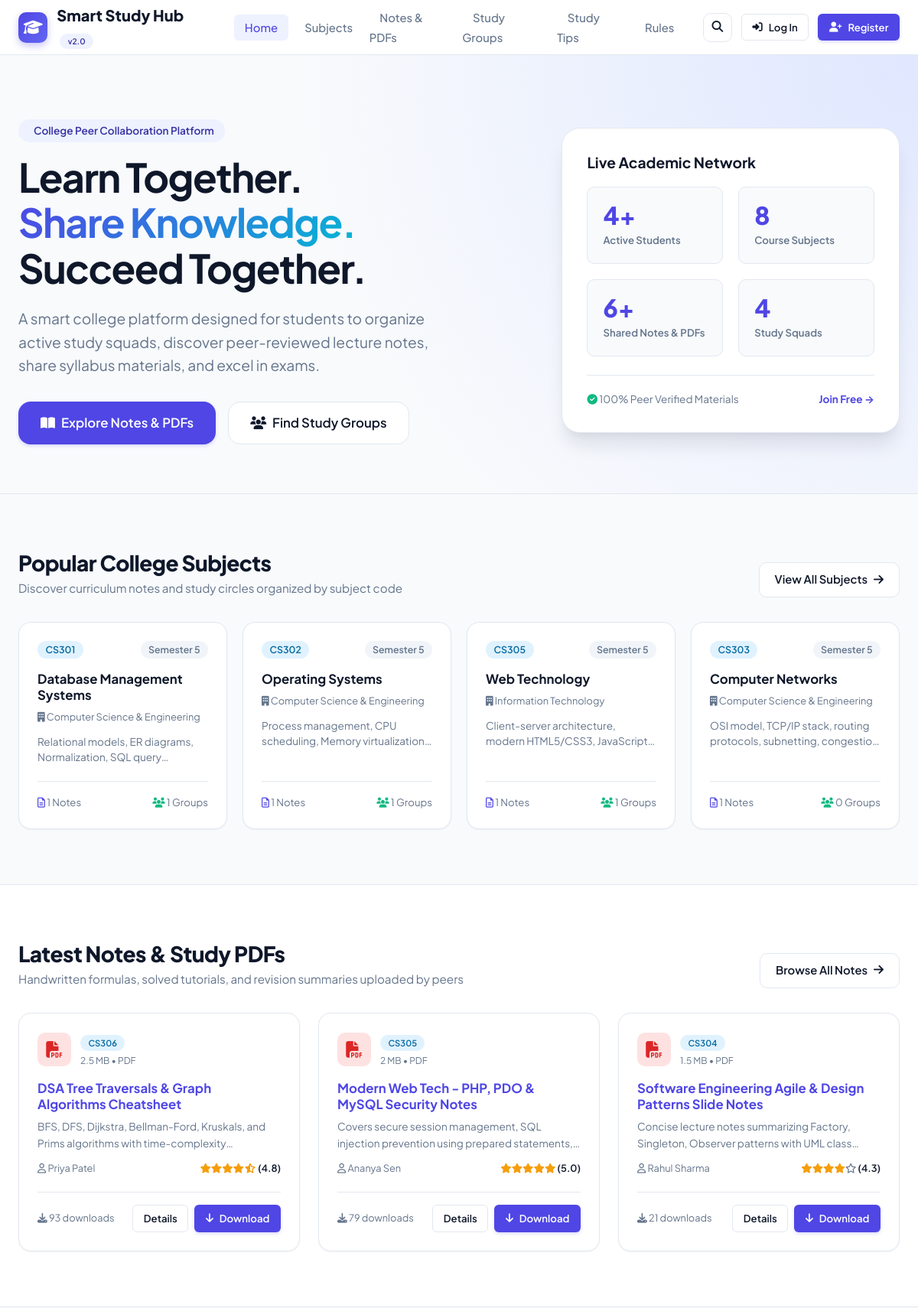
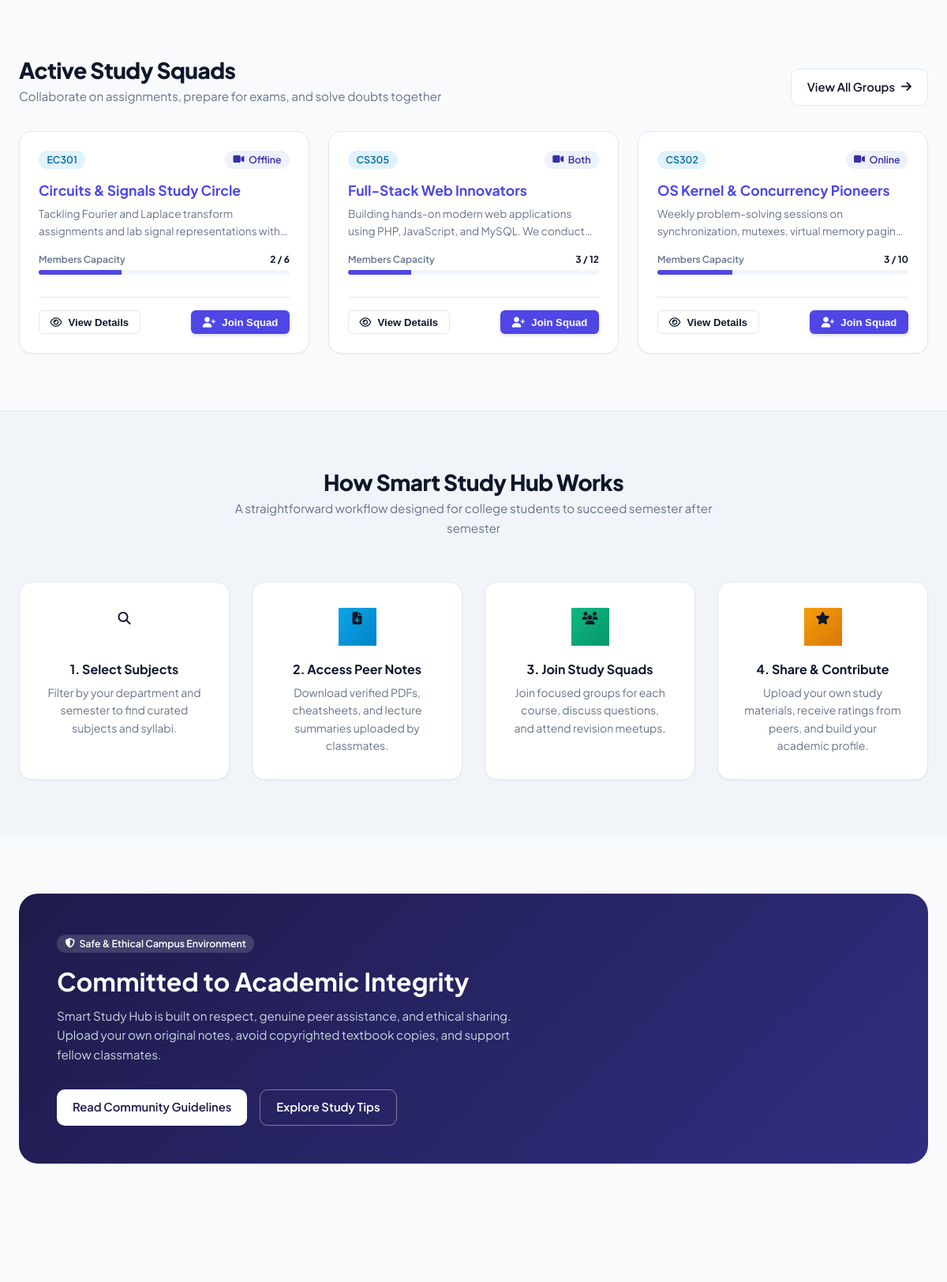
The page / (upper part) on the database its author committed (2 pictures, top to bottom).
### tables this page shows
CREATE TABLE IF NOT EXISTS `subjects` (
  `id` INT AUTO_INCREMENT PRIMARY KEY,
  `subject_code` VARCHAR(20) NOT NULL UNIQUE,
  `subject_name` VARCHAR(150) NOT NULL,
  `department` VARCHAR(100) NOT NULL,
  `semester` VARCHAR(20) NOT NULL,
  `description` TEXT,
  `created_at` TIMESTAMP DEFAULT CURRENT_TIMESTAMP
);

CREATE TABLE IF NOT EXISTS `notes` (
  `id` INT AUTO_INCREMENT PRIMARY KEY,
  `user_id` INT NOT NULL,
  `subject_id` INT NOT NULL,
  `title` VARCHAR(200) NOT NULL,
  `description` TEXT,
  `tags` VARCHAR(255) DEFAULT NULL,
  `file_name` VARCHAR(255) NOT NULL,
  `file_path` VARCHAR(255) NOT NULL,
  `file_type` VARCHAR(50) NOT NULL,
  `file_size` INT NOT NULL,
  `downloads` INT DEFAULT 0,
  `average_rating` DECIMAL(3,2) DEFAULT 0.00,
  `created_at` TIMESTAMP DEFAULT CURRENT_TIMESTAMP,
  INDEX (`user_id`),
  INDEX (`subject_id`),
  CONSTRAINT `fk_notes_user` FOREIGN KEY (`user_id`) REFERENCES `users` (`id`) ON DELETE CASCADE,
  CONSTRAINT `fk_notes_subject` FOREIGN KEY (`subject_id`) REFERENCES `subjects` (`id`) ON DELETE CASCADE
);

CREATE TABLE IF NOT EXISTS `users` (
  `id` INT AUTO_INCREMENT PRIMARY KEY,
  `name` VARCHAR(100) NOT NULL,
  `email` VARCHAR(150) NOT NULL UNIQUE,
  `student_id` VARCHAR(50) NOT NULL,
  `department` VARCHAR(100) NOT NULL,
  `semester` VARCHAR(20) NOT NULL,
  `password` VARCHAR(255) NOT NULL,
  `role` ENUM('student', 'admin') DEFAULT 'student',
  `profile_image` VARCHAR(255) DEFAULT 'default_avatar.png',
  `bio` TEXT DEFAULT NULL,
  `status` ENUM('active', 'suspended') DEFAULT 'active',
  `created_at` TIMESTAMP DEFAULT CURRENT_TIMESTAMP
);

CREATE TABLE IF NOT EXISTS `study_groups` (
  `id` INT AUTO_INCREMENT PRIMARY KEY,
  `creator_id` INT NOT NULL,
  `subject_id` INT NOT NULL,
  `group_name` VARCHAR(150) NOT NULL,
  `description` TEXT,
  `department` VARCHAR(100) NOT NULL,
  `semester` VARCHAR(20) NOT NULL,
  `max_members` INT DEFAULT 10,
  `meeting_preference` ENUM('Online', 'Offline', 'Both') DEFAULT 'Online',
  `status` ENUM('active', 'archived') DEFAULT 'active',
  `created_at` TIMESTAMP DEFAULT CURRENT_TIMESTAMP,
  INDEX (`creator_id`),
  INDEX (`subject_id`),
  CONSTRAINT `fk_groups_creator` FOREIGN KEY (`creator_id`) REFERENCES `users` (`id`) ON DELETE CASCADE,
  CONSTRAINT `fk_groups_subject` FOREIGN KEY (`subject_id`) REFERENCES `subjects` (`id`) ON DELETE CASCADE
);

### index.php (the view, shortened to what the rows shown need)
<?php
require_once __DIR__ . '/includes/functions.php';
$pdo = getDBConnection();
$popularSubjects = $pdo->query("
    SELECT s.*,
           (SELECT COUNT(*) FROM notes WHERE subject_id = s.id) as note_count,
           (SELECT COUNT(*) FROM study_groups WHERE subject_id = s.id AND status = 'active') as group_count
    FROM subjects s
    ORDER BY note_count DESC, group_count DESC
    LIMIT 4
")->fetchAll();
$latestNotes = $pdo->query("
    SELECT n.*, s.subject_code, s.subject_name, u.name as author_name
    FROM notes n
    JOIN subjects s ON n.subject_id = s.id
    JOIN users u ON n.user_id = u.id
    ORDER BY n.created_at DESC
    LIMIT 3
")->fetchAll();
$activeGroups = $pdo->query("
    SELECT g.*, s.subject_code, s.subject_name, u.name as creator_name,
           (SELECT COUNT(*) FROM group_members WHERE group_id = g.id) as member_count
    FROM study_groups g
    JOIN subjects s ON g.subject_id = s.id
    JOIN users u ON g.creator_id = u.id
    WHERE g.status = 'active'
    ORDER BY g.created_at DESC
    LIMIT 3
")->fetchAll();
$userJoinedGroups = [];
require_once __DIR__ . '/includes/header.php';
?>
<section class="hero-section">
    <div class="container">
        <div class="hero-grid">
            <div>
                <h1 class="hero-title">
                    Learn Together.<br>
                    <span class="gradient-text">Share Knowledge.</span><br>
                    Succeed Together.
                </h1>
            </div>
        </div>
    </div>
</section>
<section style="padding: 4.5rem 0;">
    <div class="container">
        <div class="section-header">
            <div>
                <h2 class="section-title">Popular College Subjects</h2>
            </div>
        </div>
        <div class="grid-4">
            <?php foreach ($popularSubjects as $subject): ?>
                <div class="card">
                    <div class="card-header">
                        <span class="badge badge-secondary"><?= e($subject['subject_code']) ?></span>
                        <span class="badge badge-neutral"><?= e($subject['semester']) ?></span>
                    </div>
                    <div class="card-body">
                        <h4 class="card-title" style="margin-bottom: 0.5rem; font-size: 1.05rem;">
                            <?= e($subject['subject_name']) ?>
                        </h4>
                        <div class="text-muted" style="font-size: 0.8rem; margin-bottom: 0.75rem;">
                            <i class="fas fa-building"></i> <?= e($subject['department']) ?>
                        </div>
                        <p style="font-size: 0.85rem; color: var(--text-muted); line-height: 1.5; display: -webkit-box; -webkit-line-clamp: 2; -webkit-box-orient: vertical; overflow: hidden;">
                            <?= e($subject['description']) ?>
                        </p>
                    </div>
                    <div class="card-footer" style="font-size: 0.825rem; color: var(--text-muted);">
                        <span><i class="far fa-file-alt text-primary"></i> <?= $subject['note_count'] ?> Notes</span>
                        <span><i class="fas fa-users text-accent"></i> <?= $subject['group_count'] ?> Groups</span>
                    </div>
                </div>
            <?php endforeach; ?>
        </div>
    </div>
</section>
<section style="padding: 4.5rem 0; background: #ffffff; border-top: 1px solid var(--border); border-bottom: 1px solid var(--border);">
    <div class="container">
        <div class="section-header">
            <div>
                <h2 class="section-title">Latest Notes & Study PDFs</h2>
            </div>
        </div>
        <div class="grid-3">
            <?php foreach ($latestNotes as $note):
            ?>
                <div class="card">
                    <div class="card-header">
                        <div style="display: flex; gap: 0.75rem; align-items: center;">
                            <div class="file-badge file-<?= strtolower($note['file_type']) ?>">
                                <i class="fas fa-file-<?= $note['file_type'] === 'pdf' ? 'pdf' : ($note['file_type'] === 'ppt' ? 'powerpoint' : 'word') ?>"></i>
                            </div>
                            <div>
                                <span class="badge badge-secondary" style="font-size: 0.7rem;"><?= e($note['subject_code']) ?></span>
                                <div class="text-muted" style="font-size: 0.75rem; margin-top: 2px;">
                                    <?= formatBytes((int)$note['file_size']) ?> &bull; <?= strtoupper(e($note['file_type'])) ?>
                                </div>
                            </div>
                        </div>
                    </div>
                    <div class="card-body">
                        <h4 class="card-title" style="margin-bottom: 0.5rem; font-size: 1.05rem;">
                            <a href="<?= BASE_URL ?>/note_details.php?id=<?= $note['id'] ?>"><?= e($note['title']) ?></a>
                        </h4>
                        <p style="font-size: 0.85rem; color: var(--text-muted); margin-bottom: 0.75rem; display: -webkit-box; -webkit-line-clamp: 2; -webkit-box-orient: vertical; overflow: hidden;">
                            <?= e($note['description']) ?>
                        </p>
                        <div style="display: flex; align-items: center; justify-content: space-between; font-size: 0.8rem;">
                            <span class="text-muted"><i class="far fa-user"></i> <?= e($note['author_name']) ?></span>
                            <?= renderStars((float)$note['average_rating']) ?>
                        </div>
                    </div>
                    <div class="card-footer">
                        <span class="text-muted" style="font-size: 0.8rem;">
                            <i class="fas fa-download"></i> <?= $note['downloads'] ?> downloads
                        </span>
                        <div style="display: flex; gap: 0.5rem;">
                            <a href="<?= BASE_URL ?>/note_details.php?id=<?= $note['id'] ?>" class="btn btn-sm btn-secondary">Details</a>
                            <a href="<?= BASE_URL ?>/download.php?id=<?= $note['id'] ?>" class="btn btn-sm btn-primary">
                                <i class="fas fa-arrow-down"></i> Download
                            </a>
                        </div>
                    </div>
                </div>
            <?php endforeach; ?>
        </div>
    </div>
</section>
<section style="padding: 4.5rem 0;">
    <div class="container">
        <div class="section-header">
            <div>
                <h2 class="section-title">Active Study Squads</h2>
            </div>
        </div>
        <div class="grid-3">
            <?php foreach ($activeGroups as $group):
                $isJoined = in_array((int)$group['id'], $userJoinedGroups);
            ?>
                <div class="card">
                    <div class="card-header">
                        <span class="badge badge-secondary"><?= e($group['subject_code']) ?></span>
                        <span class="badge badge-primary"><i class="fas fa-video"></i> <?= e($group['meeting_preference']) ?></span>
                    </div>
                    <div class="card-body">
                        <h4 class="card-title" style="margin-bottom: 0.5rem; font-size: 1.1rem;">
                            <a href="<?= BASE_URL ?>/group.php?id=<?= $group['id'] ?>"><?= e($group['group_name']) ?></a>
                        </h4>
                        <p style="font-size: 0.85rem; color: var(--text-muted); margin-bottom: 1rem; display: -webkit-box; -webkit-line-clamp: 2; -webkit-box-orient: vertical; overflow: hidden;">
                            <?= e($group['description']) ?>
                        </p>
                        <?php
                            $percent = round(((int)$group['member_count'] / (int)$group['max_members']) * 100);
                        ?>
                        <div style="margin-bottom: 0.5rem;">
                            <div style="display: flex; justify-content: space-between; font-size: 0.75rem; margin-bottom: 4px;">
                                <span class="font-semibold text-muted">Members Capacity</span>
                                <span class="font-bold"><?= $group['member_count'] ?> / <?= $group['max_members'] ?></span>
                            </div>
                            <div style="background: var(--bg-subtle); height: 6px; border-radius: 99px; overflow: hidden;">
                                <div style="background: var(--primary); width: <?= min(100, $percent) ?>%; height: 100%;"></div>
                            </div>
                        </div>
                    </div>
                    <div class="card-footer">
                        <button type="button" class="btn btn-sm btn-secondary" onclick="openGroupDetailsModal(<?= $group['id'] ?>)">
                            <i class="far fa-eye"></i> View Details
                        </button>
                        <?php if ($isJoined): ?>
                            <a href="<?= BASE_URL ?>/group.php?id=<?= $group['id'] ?>" class="btn btn-sm btn-outline-primary">
                                <i class="fas fa-comments"></i> Enter Hub
                            </a>
                        <?php else: ?>
                            <button type="button" class="btn btn-sm btn-primary" onclick="joinGroupAjax(<?= $group['id'] ?>, this)">
                                <i class="fas fa-user-plus"></i> Join Squad
                            </button>
                        <?php endif; ?>
                    </div>
                </div>
            <?php endforeach; ?>
        </div>
    </div>
</section>
<section style="padding: 4.5rem 0; background: var(--bg-subtle); border-top: 1px solid var(--border);">
    <div class="container">
        <div style="text-align: center; max-width: 650px; margin: 0 auto 3.5rem;">
            <h2 class="section-title">How Smart Study Hub Works</h2>
        </div>
    </div>
</section>
<section style="padding: 4.5rem 0;">
    <div class="container">
        <div style="background: linear-gradient(135deg, #1e1b4b, #312e81); border-radius: var(--radius-xl); padding: 3rem; color: white; display: flex; align-items: center; justify-content: space-between; flex-wrap: wrap; gap: 2rem;">
            <div style="max-width: 600px;">
                <h2 style="color: white; font-size: 2rem; margin-bottom: 0.75rem;">Committed to Academic Integrity</h2>
            </div>
        </div>
    </div>
</section>
<?php require_once __DIR__ . '/includes/footer.php'; ?>

### includes/functions.php (shortened to what the rows shown need)
<?php
function e(?string $string): string {
    return htmlspecialchars($string ?? '', ENT_QUOTES, 'UTF-8');
}
function formatBytes(int $bytes, int $precision = 1): string {
    $units = ['B', 'KB', 'MB', 'GB', 'TB'];
    $bytes = max($bytes, 0);
    $pow = floor(($bytes ? log($bytes) : 0) / log(1024));
    $pow = min($pow, count($units) - 1);
    $bytes /= (1 << (10 * $pow));
    return round($bytes, $precision) . ' ' . $units[$pow];
}
function renderStars(float $rating, bool $showNumeric = true): string {
    $rating = round($rating, 1);
    $fullStars = floor($rating);
    $hasHalf = ($rating - $fullStars) >= 0.5;
    $emptyStars = 5 - $fullStars - ($hasHalf ? 1 : 0);
    $html = '<div class="star-rating" title="Rated ' . $rating . ' out of 5">';
    for ($i = 0; $i < $fullStars; $i++) {
        $html .= '<i class="fas fa-star text-warning"></i>';
    }
    if ($hasHalf) {
        $html .= '<i class="fas fa-star-half-alt text-warning"></i>';
    }
    for ($i = 0; $i < $emptyStars; $i++) {
        $html .= '<i class="far fa-star text-muted"></i>';
    }
    if ($showNumeric) {
        $html .= ' <span class="rating-number font-semibold">(' . number_format($rating, 1) . ')</span>';
    }
    $html .= '</div>';
    return $html;
}

### rows shown on the page
subjects: subject_code "CS301", semester "Semester 5", subject_name "Database Management Systems", department "Computer Science & Engineering", description "Relational models, ER diagrams, Normalization, SQL…", note_count "1", group_count "1"
subjects: subject_code "CS302", semester "Semester 5", subject_name "Operating Systems", department "Computer Science & Engineering", description "Process management, CPU scheduling, Memory…", note_count "1", group_count "1"
subjects: subject_code "CS305", semester "Semester 5", subject_name "Web Technology", department "Information Technology", description "Client-server architecture, modern HTML5/CSS3,…", note_count "1", group_count "1"
subjects: subject_code "CS303", semester "Semester 5", subject_name "Computer Networks", department "Computer Science & Engineering", description "OSI model, TCP/IP stack, routing protocols, subnetting,…", note_count "1", group_count "0"
notes: subject.subject_code "CS306", file_size "2.5 MB", file_type "PDF", title "DSA Tree Traversals & Graph Algorithms Cheatsheet", description "BFS, DFS, Dijkstra, Bellman-Ford, Kruskals, and Prims algorithms with…", user.name "Priya Patel", rating "4.8", downloads "93"
notes: subject.subject_code "CS305", file_size "2 MB", file_type "PDF", title "Modern Web Tech - PHP, PDO & MySQL Security Notes", description "Covers secure session management, SQL injection prevention using prepared…", user.name "Ananya Sen", rating "5.0", downloads "79"
notes: subject.subject_code "CS304", file_size "1.5 MB", file_type "PDF", title "Software Engineering Agile & Design Patterns Slide Notes", description "Concise lecture notes summarizing Factory, Singleton, Observer patterns with UML…", user.name "Rahul Sharma", rating "4.3", downloads "21"
study_groups: subject.subject_code "EC301", meeting_preference "Offline", group_name "Circuits & Signals Study Circle", description "Tackling Fourier and Laplace transform assignments and lab signal representations…", member_count "2", max_members "6", min(100, $percent) 33 (drawn)
study_groups: subject.subject_code "CS305", meeting_preference "Both", group_name "Full-Stack Web Innovators", description "Building hands-on modern web applications using PHP, JavaScript, and MySQL. We…", member_count "3", max_members "12", min(100, $percent) 25 (drawn)
study_groups: subject.subject_code "CS302", meeting_preference "Online", group_name "OS Kernel & Concurrency Pioneers", description "Weekly problem-solving sessions on synchronization, mutexes, virtual memory…", member_count "3", max_members "10", min(100, $percent) 30 (drawn)

### other values the page prints
$totalStudents "4"
$totalSubjects "8"
$totalNotes "6"
$totalGroups "4"
